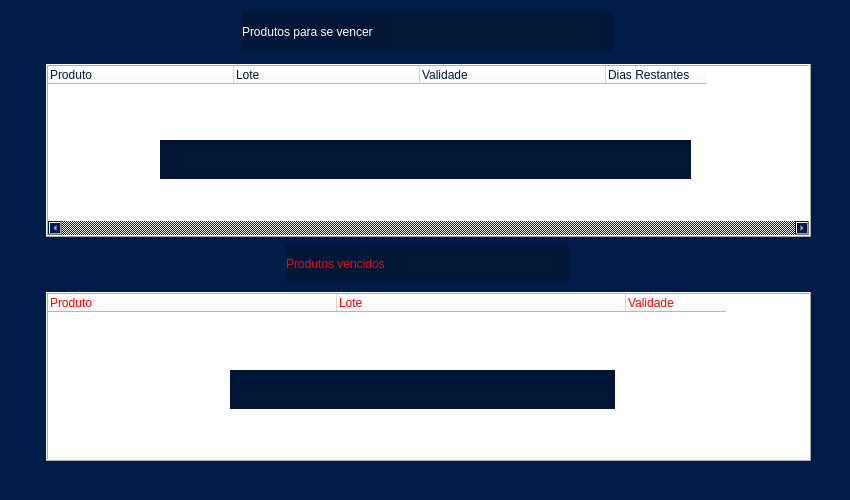
<?xml version="1.0" encoding="UTF-8"?>
<ui version="4.0">
 <class>TelaApreciar</class>
 <widget class="QMainWindow" name="TelaApreciar">
  <property name="geometry">
   <rect>
    <x>0</x>
    <y>0</y>
    <width>850</width>
    <height>500</height>
   </rect>
  </property>
  <property name="sizePolicy">
   <sizepolicy hsizetype="Ignored" vsizetype="Fixed">
    <horstretch>0</horstretch>
    <verstretch>0</verstretch>
   </sizepolicy>
  </property>
  <property name="minimumSize">
   <size>
    <width>850</width>
    <height>500</height>
   </size>
  </property>
  <property name="maximumSize">
   <size>
    <width>850</width>
    <height>500</height>
   </size>
  </property>
  <property name="windowTitle">
   <string>Apreciar </string>
  </property>
  <property name="windowIcon">
   <iconset>
    <normalon>../../../Downloads/Projeto_v1.0_interface/Projeto_v1.0 interface/Imagens/icone.png</normalon>
   </iconset>
  </property>
  <property name="styleSheet">
   <string notr="true">color: rgb(255, 255, 255);

background-color: rgb(0, 28, 72);</string>
  </property>
  <property name="tabShape">
   <enum>QTabWidget::Rounded</enum>
  </property>
  <widget class="QWidget" name="Apreciacao">
   <widget class="QPushButton" name="PlanodeFundo">
    <property name="geometry">
     <rect>
      <x>-10</x>
      <y>-4</y>
      <width>871</width>
      <height>525</height>
     </rect>
    </property>
    <property name="font">
     <font>
      <stylestrategy>NoAntialias</stylestrategy>
     </font>
    </property>
    <property name="focusPolicy">
     <enum>Qt::NoFocus</enum>
    </property>
    <property name="contextMenuPolicy">
     <enum>Qt::NoContextMenu</enum>
    </property>
    <property name="acceptDrops">
     <bool>true</bool>
    </property>
    <property name="autoFillBackground">
     <bool>false</bool>
    </property>
    <property name="text">
     <string notr="true"/>
    </property>
    <property name="icon">
     <iconset>
      <normalon>../../../Downloads/Projeto_v1.0_interface/Projeto_v1.0 interface/Imagens/grr segunda tela.png</normalon>
     </iconset>
    </property>
    <property name="iconSize">
     <size>
      <width>850</width>
      <height>600</height>
     </size>
    </property>
    <property name="shortcut">
     <string notr="true"/>
    </property>
    <property name="autoRepeat">
     <bool>false</bool>
    </property>
    <property name="autoExclusive">
     <bool>false</bool>
    </property>
    <property name="autoDefault">
     <bool>false</bool>
    </property>
    <property name="flat">
     <bool>true</bool>
    </property>
   </widget>
   <widget class="QTreeWidget" name="treeWidget_Vencer">
    <property name="geometry">
     <rect>
      <x>46</x>
      <y>64</y>
      <width>765</width>
      <height>173</height>
     </rect>
    </property>
    <property name="sizePolicy">
     <sizepolicy hsizetype="Expanding" vsizetype="Expanding">
      <horstretch>0</horstretch>
      <verstretch>0</verstretch>
     </sizepolicy>
    </property>
    <property name="styleSheet">
     <string notr="true">font: 12pt &quot;Arial&quot;;
color: rgb(0, 22, 57);
background-color: rgb(255, 255, 255);</string>
    </property>
    <property name="frameShape">
     <enum>QFrame::Box</enum>
    </property>
    <property name="frameShadow">
     <enum>QFrame::Raised</enum>
    </property>
    <property name="verticalScrollBarPolicy">
     <enum>Qt::ScrollBarAsNeeded</enum>
    </property>
    <property name="horizontalScrollBarPolicy">
     <enum>Qt::ScrollBarAlwaysOn</enum>
    </property>
    <property name="horizontalScrollMode">
     <enum>QAbstractItemView::ScrollPerPixel</enum>
    </property>
    <property name="uniformRowHeights">
     <bool>true</bool>
    </property>
    <property name="itemsExpandable">
     <bool>false</bool>
    </property>
    <property name="animated">
     <bool>true</bool>
    </property>
    <attribute name="headerVisible">
     <bool>true</bool>
    </attribute>
    <attribute name="headerCascadingSectionResizes">
     <bool>true</bool>
    </attribute>
    <attribute name="headerDefaultSectionSize">
     <number>186</number>
    </attribute>
    <attribute name="headerHighlightSections">
     <bool>true</bool>
    </attribute>
    <attribute name="headerMinimumSectionSize">
     <number>50</number>
    </attribute>
    <attribute name="headerShowSortIndicator" stdset="0">
     <bool>false</bool>
    </attribute>
    <attribute name="headerStretchLastSection">
     <bool>false</bool>
    </attribute>
    <column>
     <property name="text">
      <string>Produto</string>
     </property>
    </column>
    <column>
     <property name="text">
      <string>Lote</string>
     </property>
    </column>
    <column>
     <property name="text">
      <string>Validade</string>
     </property>
    </column>
    <column>
     <property name="text">
      <string>Dias Restantes</string>
     </property>
    </column>
   </widget>
   <widget class="QPushButton" name="btn_Voltar_2">
    <property name="geometry">
     <rect>
      <x>24</x>
      <y>14</y>
      <width>53</width>
      <height>33</height>
     </rect>
    </property>
    <property name="text">
     <string/>
    </property>
    <property name="icon">
     <iconset>
      <normalon>../../../Downloads/Projeto_v1.0_interface/Projeto_v1.0 interface/Imagens/btn_Voltar.png</normalon>
     </iconset>
    </property>
    <property name="iconSize">
     <size>
      <width>40</width>
      <height>40</height>
     </size>
    </property>
    <property name="flat">
     <bool>true</bool>
    </property>
   </widget>
   <widget class="QTreeWidget" name="treeWidget_Vencidos">
    <property name="geometry">
     <rect>
      <x>46</x>
      <y>292</y>
      <width>765</width>
      <height>169</height>
     </rect>
    </property>
    <property name="styleSheet">
     <string notr="true">font: 12pt &quot;Arial&quot;;
color: rgb(255, 0, 0);
background-color: rgb(255, 255, 255);</string>
    </property>
    <property name="frameShape">
     <enum>QFrame::Box</enum>
    </property>
    <property name="frameShadow">
     <enum>QFrame::Raised</enum>
    </property>
    <property name="horizontalScrollBarPolicy">
     <enum>Qt::ScrollBarAlwaysOff</enum>
    </property>
    <property name="horizontalScrollMode">
     <enum>QAbstractItemView::ScrollPerPixel</enum>
    </property>
    <property name="rootIsDecorated">
     <bool>true</bool>
    </property>
    <property name="uniformRowHeights">
     <bool>true</bool>
    </property>
    <property name="itemsExpandable">
     <bool>false</bool>
    </property>
    <property name="animated">
     <bool>true</bool>
    </property>
    <attribute name="headerVisible">
     <bool>true</bool>
    </attribute>
    <attribute name="headerCascadingSectionResizes">
     <bool>true</bool>
    </attribute>
    <attribute name="headerDefaultSectionSize">
     <number>289</number>
    </attribute>
    <attribute name="headerHighlightSections">
     <bool>false</bool>
    </attribute>
    <attribute name="headerMinimumSectionSize">
     <number>50</number>
    </attribute>
    <attribute name="headerStretchLastSection">
     <bool>false</bool>
    </attribute>
    <column>
     <property name="text">
      <string>Produto</string>
     </property>
    </column>
    <column>
     <property name="text">
      <string>Lote</string>
     </property>
    </column>
    <column>
     <property name="text">
      <string>Validade</string>
     </property>
    </column>
   </widget>
   <widget class="QLabel" name="produtosvencidos">
    <property name="geometry">
     <rect>
      <x>286</x>
      <y>244</y>
      <width>283</width>
      <height>39</height>
     </rect>
    </property>
    <property name="toolTip">
     <string>&lt;html&gt;&lt;head/&gt;&lt;body&gt;&lt;p align=&quot;center&quot;&gt;&lt;br/&gt;&lt;/p&gt;&lt;/body&gt;&lt;/html&gt;</string>
    </property>
    <property name="whatsThis">
     <string>&lt;html&gt;&lt;head/&gt;&lt;body&gt;&lt;p align=&quot;center&quot;&gt;&lt;br/&gt;&lt;/p&gt;&lt;/body&gt;&lt;/html&gt;</string>
    </property>
    <property name="layoutDirection">
     <enum>Qt::RightToLeft</enum>
    </property>
    <property name="styleSheet">
     <string notr="true">color: rgb(255, 0, 0);
background-color: rgb(0, 22, 57);
font: 87 25pt &quot;Exo&quot;;</string>
    </property>
    <property name="frameShape">
     <enum>QFrame::NoFrame</enum>
    </property>
    <property name="frameShadow">
     <enum>QFrame::Plain</enum>
    </property>
    <property name="text">
     <string>Produtos vencidos</string>
    </property>
    <property name="textFormat">
     <enum>Qt::AutoText</enum>
    </property>
   </widget>
   <widget class="QLabel" name="produtosparasevencer">
    <property name="geometry">
     <rect>
      <x>242</x>
      <y>12</y>
      <width>371</width>
      <height>39</height>
     </rect>
    </property>
    <property name="toolTip">
     <string>&lt;html&gt;&lt;head/&gt;&lt;body&gt;&lt;p align=&quot;center&quot;&gt;&lt;br/&gt;&lt;/p&gt;&lt;/body&gt;&lt;/html&gt;</string>
    </property>
    <property name="whatsThis">
     <string>&lt;html&gt;&lt;head/&gt;&lt;body&gt;&lt;p align=&quot;center&quot;&gt;&lt;br/&gt;&lt;/p&gt;&lt;/body&gt;&lt;/html&gt;</string>
    </property>
    <property name="layoutDirection">
     <enum>Qt::RightToLeft</enum>
    </property>
    <property name="autoFillBackground">
     <bool>false</bool>
    </property>
    <property name="styleSheet">
     <string notr="true">color: rgb(255, 255, 255);
background-color: rgb(0, 22, 57);
font: 87 25pt &quot;Exo&quot;;</string>
    </property>
    <property name="text">
     <string>Produtos para se vencer</string>
    </property>
    <property name="openExternalLinks">
     <bool>false</bool>
    </property>
   </widget>
   <widget class="QLabel" name="nenhumprodutovencido">
    <property name="geometry">
     <rect>
      <x>160</x>
      <y>140</y>
      <width>531</width>
      <height>39</height>
     </rect>
    </property>
    <property name="toolTip">
     <string>&lt;html&gt;&lt;head/&gt;&lt;body&gt;&lt;p align=&quot;center&quot;&gt;&lt;br/&gt;&lt;/p&gt;&lt;/body&gt;&lt;/html&gt;</string>
    </property>
    <property name="whatsThis">
     <string>&lt;html&gt;&lt;head/&gt;&lt;body&gt;&lt;p align=&quot;center&quot;&gt;&lt;br/&gt;&lt;/p&gt;&lt;/body&gt;&lt;/html&gt;</string>
    </property>
    <property name="layoutDirection">
     <enum>Qt::RightToLeft</enum>
    </property>
    <property name="styleSheet">
     <string notr="true">color: rgb(255, 255, 255);
background-color: rgb(0, 22, 57);
font: 87 25pt &quot;Exo&quot;;</string>
    </property>
    <property name="frameShape">
     <enum>QFrame::NoFrame</enum>
    </property>
    <property name="frameShadow">
     <enum>QFrame::Plain</enum>
    </property>
    <property name="text">
     <string/>
    </property>
    <property name="textFormat">
     <enum>Qt::AutoText</enum>
    </property>
   </widget>
   <widget class="QLabel" name="nenhumprodutovencido_2">
    <property name="geometry">
     <rect>
      <x>230</x>
      <y>370</y>
      <width>385</width>
      <height>39</height>
     </rect>
    </property>
    <property name="toolTip">
     <string>&lt;html&gt;&lt;head/&gt;&lt;body&gt;&lt;p align=&quot;center&quot;&gt;&lt;br/&gt;&lt;/p&gt;&lt;/body&gt;&lt;/html&gt;</string>
    </property>
    <property name="whatsThis">
     <string>&lt;html&gt;&lt;head/&gt;&lt;body&gt;&lt;p align=&quot;center&quot;&gt;&lt;br/&gt;&lt;/p&gt;&lt;/body&gt;&lt;/html&gt;</string>
    </property>
    <property name="layoutDirection">
     <enum>Qt::RightToLeft</enum>
    </property>
    <property name="styleSheet">
     <string notr="true">color: rgb(255, 0, 0);
background-color: rgb(0, 22, 57);
font: 87 25pt &quot;Exo&quot;;</string>
    </property>
    <property name="frameShape">
     <enum>QFrame::NoFrame</enum>
    </property>
    <property name="frameShadow">
     <enum>QFrame::Plain</enum>
    </property>
    <property name="text">
     <string/>
    </property>
    <property name="textFormat">
     <enum>Qt::AutoText</enum>
    </property>
   </widget>
  </widget>
 </widget>
 <resources/>
 <connections/>
</ui>
